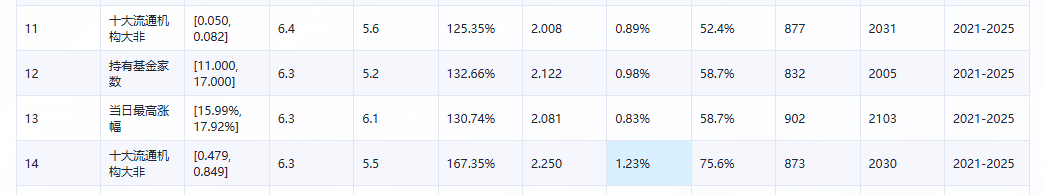
#> input picture jietu/屏幕截图 2025-12-08 223222.png, 1043 x 195 px
$ python -i fa_param_analysis.py   (imports and definitions only)
#> lines starting #> are read from the running program, lines starting #| are printed output that depends on the picture
### yinzifenxi/fa_config.py
# -*- coding: utf-8 -*-

"""配置与常量模块，集中管理路径/文件相关设置。"""

import copy
import os
from typing import Dict, Any, List, Tuple

# 年化收益率统一口径：全系统使用“日均收益 × 252”线性年化（不做复利），无配置开关，保持与各报告/榜单一致。

# ============================================================
# 分析开关：用于控制哪些分析模块会被执行。
# - single_nonparam / single_param 默认为 True，保持原有行为。
# - dual_nonparam / dual_param 默认由环境变量控制，便于按需启用双因子分析。
# ============================================================
ANALYSIS_SWITCHES: Dict[str, bool] = {
    "single_nonparam": True,  # 单因子-非参数分析
    "single_param": True,     # 单因子-带参数分析
    "single_param_flex": True,  # 单因子-自由区间挖掘（新增）
    "dual_nonparam": True,    # 双因子-非参数分析（在此处切换，无需环境变量）
    "dual_param": True,       # 双因子-带参数分析（在此处切换，无需环境变量）
}

_BASE_DIR = os.path.dirname(os.path.abspath(__file__))
# 数据目录 / 报表目录（相对于项目根目录）
DATA_DIR = os.path.abspath(os.path.join(_BASE_DIR, "..", "shuju"))
DATA_TABLE_DIR = os.path.join(DATA_DIR, "biaoge")
REPORT_OUTPUT_DIR = os.path.abspath(os.path.join(_BASE_DIR, "..", "baogao"))
os.makedirs(DATA_DIR, exist_ok=True)
os.makedirs(DATA_TABLE_DIR, exist_ok=True)
os.makedirs(REPORT_OUTPUT_DIR, exist_ok=True)
# 报告分类目录（HTML/表格/检验）
REPORT_HTML_DIR = os.path.join(REPORT_OUTPUT_DIR, "baogao")
REPORT_TABLE_DIR = os.path.join(REPORT_OUTPUT_DIR, "biaoge")
REPORT_AUDIT_DIR = os.path.join(REPORT_OUTPUT_DIR, "jianyan")
for _dir in (REPORT_HTML_DIR, REPORT_TABLE_DIR, REPORT_AUDIT_DIR):
    os.makedirs(_dir, exist_ok=True)

# =============================
# 用户可配置项（统一集中管理）
# =============================

# 默认数据文件路径设置（方便用户修改）
# 如果有多个年度/批次的数据文件，可在列表中继续追加路径。
DEFAULT_DATA_FILES = [

    os.path.join(DATA_TABLE_DIR, "回测详细数据结合股本分析：创业板2025.xlsx"),
    os.path.join(DATA_TABLE_DIR, "回测详细数据结合股本分析：创业板2024.xlsx"),
    os.path.join(DATA_TABLE_DIR, "回测详细数据结合股本分析：创业板2023.xlsx"),
    os.path.join(DATA_TABLE_DIR, "回测详细数据结合股本分析：创业板2022.xlsx"),
    os.path.join(DATA_TABLE_DIR, "回测详细数据结合股本分析：创业板2021.xlsx"),
]
# 为保持兼容性，保留单文件常量（默认取列表中的第一个）
DEFAULT_DATA_FILE = DEFAULT_DATA_FILES[0] if DEFAULT_DATA_FILES else ""

# Excel 解析配置（可根据需要扩展）
DATA_PARSE_CONFIG: Dict[str, Any] = {
    "preferred_engines": ["pyarrow", "openpyxl", "pandas"],
    "sheet_policy": "all",
    "na_values": ["", " ", "NA", "N/A", "-", "—", "--"],
    "column_aliases": {
        "股票代码": ["证券代码", "code", "stock_code"],
        "股票名称": ["证券名称", "name", "stock_name"],
        "信号日期": ["signal_date", "日期", "交易日期"],
        "次日开盘买入持股两日收益率": ["收益率", "return", "return_rate"],
        "当日回调": ["当日回撤", "daily_drawdown"],
        "机构持股比例(%)": ["机构持股比例", "inst_holding"],
        "流通市值(元)": ["流通市值", "market_cap"],
        "财务投资机构合计（投资公司+私募+集合理财+其他理财+员工持股+信托+QFII+券商+基金）": [
            "财务投资机构合计"
        ],
        "朋友合计（企业大股东（大非）+社保+保险）": ["朋友合计"],
        "十大流通个人持股合计": [],
        "高管/大股东持股比例大非": [],
        "普通散户持股比例": [],
        "企业大股东大非（包含国资）": [],
        "企业大股东（包含国资）（小非）": [],
        "前10大流通股东持股比例合计": [],
        "十大流通股东小非合计": [],
        "十大流通股东大非合计": [],
        "十大流通机构大非": [],
        "十大流通机构小非": [],
        "基金持仓占比": [],
        "QFII持仓占比": [],
        "持有基金家数": [],
        "当日最高涨幅": ["当日最大涨幅"],
         "当日收盘涨跌幅": ["收盘涨跌幅","信号当日收盘涨跌幅"],
         "次日开盘涨跌幅": []
    },
    # column_types 取值说明：
    # - "percent": 原始值以百分比表示，解析时除以100并存为小数
    # - "amount": 金额/数量，保持原值
    # - "auto": 无法预判类型，按默认逻辑解析并在日志中提示确认
    "column_types": {
        "当日回调": "percent",
        "机构持股比例(%)": "percent",
        "流通市值(元)": "amount",
        "财务投资机构合计（投资公司+私募+集合理财+其他理财+员工持股+信托+QFII+券商+基金）": "percent",
        "朋友合计（企业大股东（大非）+社保+保险）": "percent",
        "十大流通个人持股合计": "percent",
        "高管/大股东持股比例大非": "percent",
        "普通散户持股比例": "percent",
        "企业大股东大非（包含国资）": "percent",
        "企业大股东（包含国资）（小非）": "percent",
        "前10大流通股东持股比例合计": "percent",
        "十大流通股东小非合计": "percent",
        "十大流通股东大非合计": "percent",
        "十大流通机构大非": "percent",
        "十大流通机构小非": "percent",
        "基金持仓占比": "percent",
        "QFII持仓占比": "percent",
        "持有基金家数": "auto",
         "当日最高涨幅": "percent",
        "次日开盘涨跌幅": "percent",
        "当日最高涨幅": "percent",
    },
}

# 收益率列名称（所有IC/收益分析均依赖此列）
RETURN_COLUMN = '次日开盘买入持股两日收益率'


# IC ??????
# - IC_MIN_SAMPLES_DAY: ?/?/????????????????????????
# - IC_MIN_UNIQUE_DAY: ?/?/????????????????????2?
# - IC_MIN_UNIQUE_TOTAL: ??IC??????????
# - IC_USE_RELAXED_UNIQUE: ????????????????????5/3/2
IC_MIN_SAMPLES_DAY: List[int] = [5, 3, 2]
IC_MIN_UNIQUE_DAY: List[int] = [2, 2, 2]
IC_MIN_UNIQUE_TOTAL: int = 2
IC_USE_RELAXED_UNIQUE: bool = True

def _env_flag(name: str, default: bool = False) -> bool:
    """Read a boolean flag from environment variables."""
    value = os.getenv(name)
    if value is None:
        return default
    normalized = str(value).strip().lower()
    if normalized == "":
        return default
    return normalized in {"1", "true", "yes", "on", "enable", "enabled"}


def _env_int(name: str, default: int) -> int:
    """Read an integer from environment variables with graceful fallback."""
    value = os.getenv(name)
    if value is None or str(value).strip() == "":
        return default
    try:
        return int(float(str(value).strip()))
    except (TypeError, ValueError):
        return default


def _env_float(name: str, default: float) -> float:
    """Read a float from environment variables with graceful fallback."""
    value = os.getenv(name)
    if value is None or str(value).strip() == "":
        return default
    try:
        return float(str(value).strip())
    except (TypeError, ValueError):
        return default


def _env_csv_numbers(name: str, cast_func=float) -> List:
    """
    Parse numeric CSV-style environment variables, ignoring invalid entries.
    """
    value = os.getenv(name)
    if value is None:
        return []
    entries = str(value).replace(";", ",").split(",")
    parsed: List = []
    for entry in entries:
        cleaned = entry.strip()
        if not cleaned:
            continue
        try:
            parsed.append(cast_func(cleaned))
        except (TypeError, ValueError):
            continue
    return parsed


def _parse_factor_rule_overrides(raw: str) -> Dict[str, str]:
    """
    Parse overrides of the form '因子:mode,因子2:mode' from environment variables.
    """
    if not raw:
        return {}
    overrides: Dict[str, str] = {}
    tokens = str(raw).replace(";", ",").split(",")
    for token in tokens:
        chunk = token.strip()
        if not chunk or ":" not in chunk:
            continue
        factor, mode = chunk.split(":", 1)
        factor_name = factor.strip()
        normalized_mode = mode.strip().lower()
        if not factor_name or normalized_mode not in {"market_cap", "industry", "both", "none"}:
            continue
        overrides[factor_name] = normalized_mode
    return overrides


def _derive_factor_columns() -> List[str]:
    """根据 column_types 定义自动生成因子列列表，避免重复维护。"""
    column_types = DATA_PARSE_CONFIG.get("column_types", {}) or {}
    ordered_columns: List[str] = []
    seen = set()
    for column in column_types.keys():
        normalized = str(column).strip()
        if not normalized or normalized == RETURN_COLUMN:
            continue
        if normalized not in seen:
            ordered_columns.append(normalized)
            seen.add(normalized)
    return ordered_columns

# 因子语义 & 处理策略元数据
FACTOR_META: Dict[str, Dict[str, Any]] = {
    "当日回调": {
        "semantic": "percent",
        "display": "percent",
        "scale_hint": 0.01,
        "aliases": ["当日回撤", "daily_drawdown"],
    },
    "次日开盘买入持股两日收益率": {
        "semantic": "percent",
        "display": "percent",
        "scale_hint": 0.01,
        "aliases": ["收益率", "return", "return_rate"],
    },
    "机构持股比例(%)": {
        "semantic": "percent",
        "display": "percent",
        "scale_hint": 0.01,
    },
    "普通散户持股比例": {
        "semantic": "percent",
        "display": "percent",
        "scale_hint": 0.01,
    },
    "基金持仓占比": {
        "semantic": "percent",
        "display": "percent",
        "scale_hint": 0.01,
    },
    "QFII持仓占比": {
        "semantic": "percent",
        "display": "percent",
        "scale_hint": 0.01,
    },
    "流通市值(元)": {
        "semantic": "amount",
        "display": "amount",
        "scale_hint": 1.0,
        "unit": "CNY",
        "aliases": ["流通市值", "market_cap"],
    },
    "持有基金家数": {
        "semantic": "numeric",
        "display": "numeric",
    },
}

# 因子分组规则（针对未知列名自动匹配语义）
FACTOR_GROUP_RULES = [
    {
        "pattern": r"(回调|回撤|收益率)",
        "semantic": "percent",
        "display": "percent",
        "scale_hint": 0.01,
    },
    {
        "pattern": r"(占比|比例|持股)",
        "semantic": "percent",
        "display": "percent",
        "scale_hint": 0.01,
    },
    {
        "pattern": r"(市值|金额|资产|流通)",
        "semantic": "amount",
        "display": "amount",
        "scale_hint": 1.0,
    },
]

PERCENT_STYLE_COLUMNS: List[str] = []

COLUMN_ALIGNMENT_RULES: Dict[str, Dict[str, Any]] = {}

# 需要分析的因子列（非参数 & 带参数分析都会引用）
# 程序会自动对这些列（及收益列）尝试进行字符串/百分比到数值的转换，无需额外配置。
FACTOR_COLUMNS = _derive_factor_columns()

# ============================================================
# 因子中性化配置：按照项目方案将适合的因子映射到市值/行业/双重中性化
# ============================================================
FACTOR_NEUTRALIZATION_RULES: Dict[str, str] = {
    "当日回调": "both",
    "当日最高涨幅": "both",
    "次日开盘涨跌幅": "both",
    "基金持仓占比": "both",
    "QFII持仓占比": "both",
    "机构持股比例(%)": "industry",
    "普通散户持股比例": "industry",
    "财务投资机构合计（投资公司+私募+集合理财+其他理财+员工持股+信托+QFII+券商+基金）": "industry",
    "朋友合计（企业大股东（大非）+社保+保险）": "industry",
    "十大流通个人持股合计": "industry",
    "高管/大股东持股比例大非": "industry",
    "企业大股东大非（包含国资）": "industry",
    "企业大股东（包含国资）（小非）": "industry",
    "前10大流通股东持股比例合计": "industry",
    "十大流通股东小非合计": "industry",
    "十大流通股东大非合计": "industry",
    "十大流通机构大非": "industry",
    "十大流通机构小非": "industry",
    "持有基金家数": "market_cap",
    "流通市值(元)": "none",
}

_FACTOR_RULE_OVERRIDES = _parse_factor_rule_overrides(os.getenv("FA_NEUTRAL_RULES"))
if _FACTOR_RULE_OVERRIDES:
    _RESOLVED_NEUTRAL_RULES = copy.deepcopy(FACTOR_NEUTRALIZATION_RULES)
    _RESOLVED_NEUTRAL_RULES.update(_FACTOR_RULE_OVERRIDES)
else:
    _RESOLVED_NEUTRAL_RULES = copy.deepcopy(FACTOR_NEUTRALIZATION_RULES)

NEUTRALIZATION_CONFIG: Dict[str, Any] = {
    # 默认关闭中性化以加快运行，如需开启请将环境变量 FA_NEUTRALIZATION_ENABLED 设为 1
    "enabled": _env_flag("FA_NEUTRALIZATION_ENABLED", False),
    "signal_date_column": os.getenv("FA_NEUTRAL_SIGNAL_COLUMN", "信号日期") or "信号日期",
    "market_cap_column": os.getenv("FA_NEUTRAL_MCAP_COLUMN", "流通市值(元)") or "流通市值(元)",
    "industry_column": os.getenv("FA_NEUTRAL_INDUSTRY_COLUMN", "所属同花顺行业") or "所属同花顺行业",
    # 默认保留前两级行业（示例：医药生物-化学制药），满足“剔除细分第三级”的要求
    "industry_level": max(1, _env_int("FA_NEUTRAL_INDUSTRY_LEVEL", 2)),
    "industry_separator": os.getenv("FA_NEUTRAL_INDUSTRY_SEP", "-") or "-",
    "min_cross_section": max(2, _env_int("FA_NEUTRAL_MIN_CROSS_SECTION", 8)),
    "min_industry_group": max(2, _env_int("FA_NEUTRAL_MIN_INDUSTRY", 4)),
    "store_raw_suffix": os.getenv("FA_NEUTRAL_RAW_SUFFIX", "__raw") or "__raw",
    "default_method": (os.getenv("FA_NEUTRAL_DEFAULT_METHOD") or "none").strip().lower() or "none",
    "factor_rules": _RESOLVED_NEUTRAL_RULES,
    "qa_threshold": max(0.0, min(1.0, _env_float("FA_NEUTRAL_QA_THRESHOLD", 0.6))),
    "qa_output_path": os.getenv(
        "FA_NEUTRAL_QA_PATH",
        os.path.join(REPORT_OUTPUT_DIR, "QA_neutralization.csv"),
    ),
}

# =============================
# 单因子自由区间挖掘配置（新增）
# =============================
SINGLE_PARAM_FLEX_SETTINGS: Dict[str, Any] = {
    # 样本下限模式：auto 按总样本/20，自适应；fixed 使用 min_samples_fixed
    "min_samples_mode": os.getenv("FA_FLEX_MIN_SAMPLES_MODE", "auto"),
    "min_samples_fixed": max(1, _env_int("FA_FLEX_MIN_SAMPLES_FIXED", 500)),
    # 分档设置：多粒度分位/等距 + 滑窗
    "quantile_bins": _env_csv_numbers("FA_FLEX_QUANTILE_BINS", int) or [8, 12, 16, 20],
    "equal_bins": _env_csv_numbers("FA_FLEX_EQUAL_BINS", int) or [8, 12],
    "sliding_windows": _env_csv_numbers("FA_FLEX_SLIDING_WINDOWS", float) or [0.05, 0.10, 0.20],  # 宽度比例，步长=宽度/2
    # 每个因子最多保留的区间数（仅非用户区间）
    "max_ranges_per_factor": max(1, _env_int("FA_FLEX_MAX_RANGES", 50)),
    # 是否允许用户自定义区间
    "enable_user_ranges": _env_flag("FA_FLEX_ENABLE_USER_RANGES", True),
    # 用户自定义区间，格式 {因子名: [(low, high), ...]}
    # 示例：机构持股比例(%) 在 0%~13.31%
    "user_ranges": {
        "机构持股比例(%)": [(0.0, 0.1331)],
    },
    # 榜单默认展示的 top N
    "report_top_n": max(1, _env_int("FA_FLEX_REPORT_TOP_N", 20)),
    # 是否导出全量候选（过滤样本下限但不截断）
    "export_all": _env_flag("FA_FLEX_EXPORT_ALL", True),
}


# [20 lines left out: function validate_single_param_flex_config, not called in this run]

# =============================
# 双因子分析配置
# =============================

DUAL_FACTOR_SETTINGS: Dict[str, Any] = {
    "nonparam_bins": int(os.getenv("FA_DUAL_NONPARAM_BINS", "5")),
    "nonparam_top_n": int(os.getenv("FA_DUAL_NONPARAM_TOP_N", "6")),
    "max_factor_pairs": int(os.getenv("FA_DUAL_MAX_PAIRS", "30")),
    "min_samples": int(os.getenv("FA_DUAL_MIN_SAMPLES", "800")),
    "nonparam_factor_pairs": [],
    "param_factor_pairs": [],
    "param_ranges": {},
    "param_min_samples": int(os.getenv("FA_DUAL_PARAM_MIN_SAMPLES", "300")),
    "param_default_bins": int(os.getenv("FA_DUAL_PARAM_BINS", "3")),
    "enable_prescreen": os.getenv("FA_DUAL_PRESCREEN", "true").strip().lower() != "false",
}

DUAL_REPORT_OPTIONS: Dict[str, Any] = {
    "nonparam_prefix": "双因子分析",
    "param_prefix": "带参数的双因子自由区间挖掘",
    "output_dir": os.getenv("FA_DUAL_OUTPUT_DIR", REPORT_OUTPUT_DIR),
    "heatmap_enabled": True,
    "max_rank_display": 10,
}

_DUAL_CONFIG_LIMITS = {
    "nonparam_bins": (3, 10),
    "nonparam_top_n": (2, 20),
    "max_factor_pairs": (1, 100),
    "min_samples": (200, 5000),
    "param_min_samples": (50, 2000),
    "param_default_bins": (2, 10),
}
os.makedirs(DUAL_REPORT_OPTIONS["output_dir"], exist_ok=True)


# [38 lines left out: functions validate_dual_config, build_report_path, not called in this run]


# 板块 & 样本相关常量（内置映射，避免额外配置文件）
SEGMENT_MIN_SAMPLES = 30
SEGMENT_MIN_DAILY = 2
MARKET_SEGMENT_RULES = (
    ("创业板", ("SZ300", "SZ301"), ("300", "301")),
    ("科创板", ("SH688",), ("688",)),
    ("北交所", ("BJ",), tuple(str(code) for code in range(830, 840))),
    ("深圳主板", ("SZ000", "SZ001", "SZ002", "SZ003"), ("000", "001", "002", "003")),
    ("沪主板", ("SH600", "SH601", "SH603", "SH605"), ("600", "601", "603", "605")),
)


# 动态可靠性加权配置
RELIABILITY_CONFIG = {
    'base_weights': {
        'base': 0.35,
        'overall': 0.25,
        'rolling': 0.15,
        'temporal': 0.125,
        'sample': 0.125,
    },
    'scale_bounds': (0.4, 1.6),
    'normalized_bounds': (0.05, 0.55),
    'drop_threshold': 0.35,
}

# =============================
# 辅助稳健性分析配置
# =============================
_AUX_WINDOW_SIZES: Tuple[int, ...] = tuple(
    int(value) for value in (_env_csv_numbers("FA_AUX_WINDOW_SIZES", int) or (30, 60))
)
_AUX_SAMPLE_SIZES: Tuple[float, ...] = tuple(
    float(value) for value in (_env_csv_numbers("FA_AUX_SAMPLE_SIZES", float) or (0.8, 0.9, 1.0))
)
_AUX_FAST_WINDOWS: Tuple[int, ...] = tuple(
    int(value) for value in (_env_csv_numbers("FA_AUX_FAST_WINDOWS", int) or (20, 40))
)
_AUX_FAST_SAMPLES: Tuple[float, ...] = tuple(
    float(value) for value in (_env_csv_numbers("FA_AUX_FAST_SAMPLES", float) or (0.9,))
)

AUX_ANALYSIS_OPTIONS: Dict[str, Any] = {
    # 默认关闭辅助分析以降低耗时，如需开启请将环境变量 FA_AUX_ENABLED 设为 1
    "enabled": _env_flag("FA_AUX_ENABLED", False),
    "mode": os.getenv("FA_AUX_MODE", "full") or "full",
    "window_sizes": _AUX_WINDOW_SIZES,
    "sample_sizes": _AUX_SAMPLE_SIZES,
    "n_iterations": max(1, _env_int("FA_AUX_ITERATIONS", 100)),
    "debug_enabled": _env_flag("FA_AUX_DEBUG_ENABLED", False),
    "log_details": _env_flag("FA_AUX_LOG_DETAILS", False),
    "cache_enabled": _env_flag("FA_AUX_CACHE_ENABLED", False),
    "cache_dir": os.getenv(
        "FA_AUX_CACHE_DIR",
        os.path.join(REPORT_OUTPUT_DIR, "jianyan", "cache", "auxiliary"),
    ),
    "fast_mode_overrides": {
        "window_sizes": _AUX_FAST_WINDOWS,
        "sample_sizes": _AUX_FAST_SAMPLES,
        "n_iterations": max(1, _env_int("FA_AUX_FAST_ITERATIONS", 40)),
    },
}

### yinzifenxi/excel_parser.py
# -*- coding: utf-8 -*-
"""
复杂 Excel 表格解析器

该模块集中处理 Excel/CSV 数据的加载、列名归一化、类型转换以及解析诊断。
主分析流程只需要调用 load_excel_sources 即可获取统一格式的数据。
"""
from __future__ import annotations

import os
import unicodedata
from dataclasses import dataclass, field
from typing import Dict, List, Optional, Sequence, Tuple, Any

import numpy as np
import pandas as pd
from pandas.api.types import infer_dtype

try:
    import pyarrow.xlsx  # type: ignore
    _HAS_PYARROW_XLSX = True
except Exception:  # pragma: no cover
    _HAS_PYARROW_XLSX = False

from openpyxl import load_workbook

DEFAULT_PARSE_CONFIG: Dict[str, Any] = {
    "preferred_engines": ["pyarrow", "openpyxl", "pandas"],
    "sheet_policy": "all",  # 'all' / 'first' / 'largest' / ['Sheet1', ...]
    "na_values": ["", " ", "NA", "N/A", "-", "—", "--"],
    "column_aliases": {},
    "column_types": {},
    "unit_rules": {"万": 1e4, "億": 1e8, "亿": 1e8},
    "column_parsers": {},
    "strict_mode": False,
    "percent_threshold": 0.8,
}


@dataclass
class ParseDiagnostics:
    file_path: str
    sheet_name: str
    rows: int
    columns: int
    present_columns: List[str] = field(default_factory=list)
    missing_fields: List[str] = field(default_factory=list)
    unmapped_columns: List[str] = field(default_factory=list)
    conversion_failures: Dict[str, float] = field(default_factory=dict)
    notes: List[str] = field(default_factory=list)


@dataclass
class ParsedData:
    data: pd.DataFrame
    diagnostics: List[ParseDiagnostics]
    unavailable_columns: List[str]


@dataclass
class NormalizationInfo:
    column: str
    semantic: str = "numeric"
    display: str = "raw"
    applied_scale: Optional[float] = None
    detected_percent_pattern: bool = False
    suspected_shrink: bool = False
    notes: Optional[str] = None


class FactorNormalizer:
    """简单的列正则化器，用于处理百分比/涨跌幅等列."""

    def __init__(self, percent_keywords: Optional[Sequence[str]] = None):
        if percent_keywords is None:
            percent_keywords = [
                "%",
                "比例",
                "占比",
                "收益",
                "涨幅",
                "跌幅",
                "回撤",
            ]
        self.percent_keywords = tuple(percent_keywords)

    # [85 lines left out: functions normalize, _looks_like_percent_column, format_range, not called in this run]


class MultiEngineExcelLoader:
    """负责根据配置自动选择引擎读取 Excel / CSV 文件。"""

    def __init__(self, config: Dict[str, Any]):
        self.config = config

    # [42 lines left out: function read_file, not called in this run]


class ColumnNormalizer:
    """对列名执行 Unicode 规整、别名映射和模糊匹配。"""

    def __init__(self, column_aliases: Dict[str, Sequence[str]]):
        self.alias_map = self._build_alias_lookup(column_aliases)
        self.standard_keys = set(self.alias_map.keys())

    # [27 lines left out: functions _normalize_key, _build_alias_lookup, map_columns, not called in this run]


class ValueConverter:
    """负责根据列类型将字符串转换为数值/日期等。"""

    # [76 lines left out: functions __init__, convert, _convert_series, _parse_amount, not called in this run]


class ExcelParser:
    """组合多引擎加载、列名映射、类型转换的综合解析器。"""

    # [143 lines left out: functions __init__, parse_file, _prepare_dataframe, _ensure_unique_columns, _detect_header_row, load_excel_sources, not called in this run]

### yinzifenxi/fa_param_analysis.py
# -*- coding: utf-8 -*-
"""
带参数因子分析模块，承载 ParameterizedFactorAnalyzer。
本模块已在 yinzifenxi1119_split.py 中被引用，用于生成带参数因子报告。
"""

import os
import math
import unicodedata
import numpy as np
import pandas as pd
from datetime import datetime
from typing import Dict

from .excel_parser import load_excel_sources, DEFAULT_PARSE_CONFIG
from .fa_config import (
    DEFAULT_DATA_FILES,
    FACTOR_COLUMNS,
    RETURN_COLUMN,
    DATA_PARSE_CONFIG,
)
from .fa_nonparam_analysis import DEFAULT_GROUP_COUNT, DEFAULT_USE_PEARSON
from .fa_param_helpers import _fa_score_parameterized_factors
from .fa_param_report import _fa_generate_parameterized_report
from .fa_stat_utils import (
    calc_max_drawdown,
    custom_spearman_corr,
    rolling_window_analysis,
    sample_sensitivity_analysis,
)
from .excel_parser import FactorNormalizer, NormalizationInfo


class ParameterizedFactorAnalyzer:
    """专门针对带参数因子的综合分析器"""

    def __init__(self, data, file_path=None):
        """初始化综合因子分析器"""
        self.data = data
        default_paths = DEFAULT_DATA_FILES if file_path is None else file_path
        if isinstance(default_paths, (list, tuple, set)):
            resolved_paths = [str(p) for p in default_paths if p]
        elif default_paths:
            resolved_paths = [str(default_paths)]
        else:
            resolved_paths = []
        self.file_paths = resolved_paths
        self.file_path = self.file_paths[0] if self.file_paths else None
        self.factors = list(FACTOR_COLUMNS)
        self.factor_list = self.factors  # 修复：添加factor_list属性
        self.disabled_factors = []
        self.return_col = RETURN_COLUMN
        self.sqrt_annualization_factor = np.sqrt(252)
        self.annualization_factor = 252
        self.parse_config = DEFAULT_PARSE_CONFIG.copy()
        if DATA_PARSE_CONFIG:
            self.parse_config.update(DATA_PARSE_CONFIG)
        self.parse_diagnostics = []
        self.unavailable_columns = set()
        self.normalizer = FactorNormalizer()
        self.normalization_stats: Dict[str, NormalizationInfo] = {}
        # 带参数分析需要保持原始因子值，因此不执行中性化

        # 确保数据有效
        if self.data is None or self.data.empty:
            print("错误: 没有有效数据")
            # 不返回值，让对象仍可被创建但处于无效状态
        else:
            self.data = self._normalize_dataframe_columns(self.data)
        if getattr(self, "disabled_factors", None):
            print("[INFO] 以下因子因配置被禁用: " + ", ".join(self.disabled_factors))

    # [532 lines left out: functions _clean_column_name, _normalize_dataframe_columns, load_data, preprocess_data, _log_normalization_notes, _ensure_no_suspected_shrink and 7 more, not called in this run]

    def score_factors(self, factor_results):
        """对因子进行综合评分"""
        return _fa_score_parameterized_factors(factor_results)

    def generate_parameterized_report(self):
        """生成带参数因子的详细TXT/CSV报告"""
        return _fa_generate_parameterized_report(self)

    # [32 lines left out: functions analyze_rolling_ic, analyze_sample_sensitivity, not called in this run]

>>> import cv2
>>> picture = cv2.imread('../jietu/屏幕截图 2025-12-08 223222.png', cv2.IMREAD_GRAYSCALE)
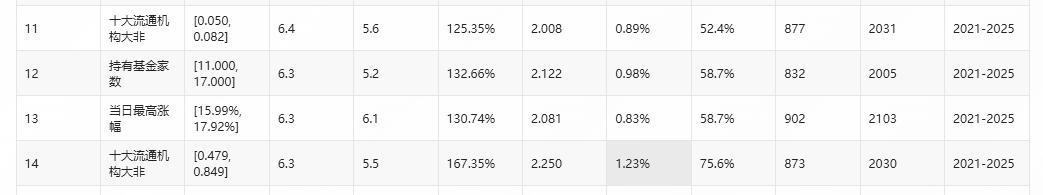
#> picture: shape (195, 1043); min 34, max 255, mean 244.7
#> (the run stopped early here; a loop or call above may not have finished)
